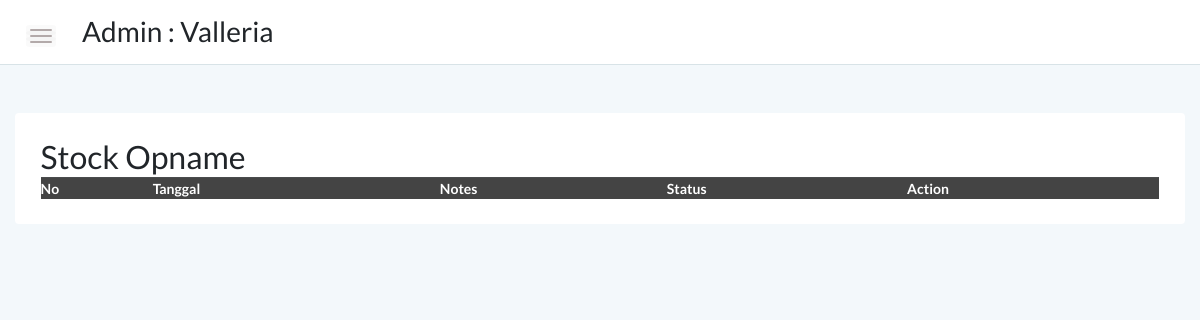
/psg/manager/stock_opname.php (signed in), run on an earlier commit of the app's database.
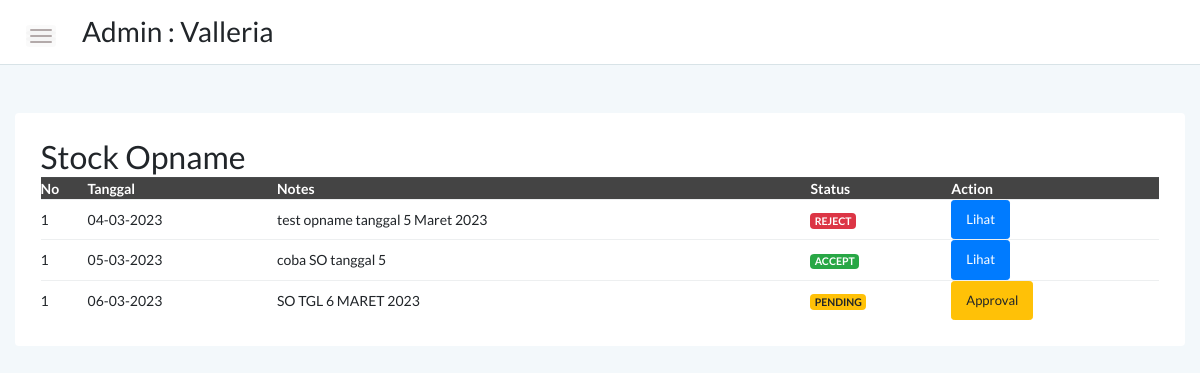
And on a later commit of the database.
### tables this page shows
CREATE TABLE `stock_opname` (
  `id` int(11) NOT NULL,
  `tanggal` datetime NOT NULL,
  `notes` text NOT NULL,
  `status` varchar(20) NOT NULL
);

### psg/manager/stock_opname.php (the view, shortened to what the changed rows need)
<!doctype html>
<html class="no-js" lang="en">
<?php
include '../dbconnect.php';
?>
<head>
    <link rel="stylesheet" href="assets/css/bootstrap.min.css">
    <link rel="stylesheet" href="assets/css/font-awesome.min.css">
    <link rel="stylesheet" href="assets/css/themify-icons.css">
    <link rel="stylesheet" href="assets/css/metisMenu.css">
    <link rel="stylesheet" href="assets/css/owl.carousel.min.css">
    <link rel="stylesheet" href="assets/css/slicknav.min.css">
    <link rel="stylesheet" href="https://www.amcharts.com/lib/3/plugins/export/export.css" type="text/css" media="all" />
    <link rel="stylesheet" type="text/css" href="https://cdn.datatables.net/1.10.19/css/jquery.dataTables.min.css">
    <link rel="stylesheet" type="text/css" href="https://cdn.datatables.net/1.10.19/css/jquery.dataTables.css">
    <link rel="stylesheet" type="text/css" href="https://cdn.datatables.net/1.10.18/css/dataTables.bootstrap4.min.css">
    <link rel="stylesheet" type="text/css" href="https://cdn.datatables.net/responsive/2.2.3/css/responsive.bootstrap.min.css">
    <link rel="stylesheet" type="text/css" href="https://cdn.datatables.net/responsive/2.2.3/css/responsive.jqueryui.min.css">
    <link rel="stylesheet" type="text/css" href="https://cdn.datatables.net/buttons/1.5.2/css/buttons.dataTables.min.css">
    <link rel="stylesheet" href="assets/css/typography1.css">
    <link rel="stylesheet" href="assets/css/default-css.css">
    <link rel="stylesheet" href="assets/css/styles5.css">
    <link rel="stylesheet" href="assets/css/responsive.css">
</head>
<body>
    <div class="page-container">
        <div class="main-content">
            <div class="main-content-inner">
                <div class="row mt-5 mb-5">
                    <div class="col-12">
                        <div class="card">
                            <div class="card-body">
                                <div class="d-sm-flex justify-content-between align-items-center">
                                    <h2>Stock Opname</h2>
                                </div>
                                <div class="datatable-dark table-responsive">
                                    <table id="dataTable3" class="display" style="width:100%">
                                        <thead class="thead-dark">
                                            <tr>
                                                <th>No</th>
                                                <th>Tanggal</th>
                                                <th>Notes</th>
                                                <th>Status</th>
                                                <th>Action</th>
                                            </tr>
                                        </thead>
                                        <tbody>
                                            <?php
                                            $brgs = mysqli_query($conn, "SELECT * from stock_opname");
                                            $no = 1;
                                            while ($p = mysqli_fetch_array($brgs)) {
                                                $id = $p['id'];
                                            ?>
                                                <tr>
                                                    <td><?= $no ?></td>
                                                    <td><?= date('d-m-Y', strtotime($p['tanggal'])) ?></td>
                                                    <td><?= $p['notes'] ?></td>
                                                    <?php
                                                    $bg = 'bg-warning';
                                                    if ($p['status'] == 'reject') {
                                                        $bg = 'bg-danger text-white';
                                                    } else if ($p['status'] == 'accept') {
                                                        $bg = 'bg-success text-white';
                                                    } ?>
                                                    <td><span class="badge <?= $bg ?>"><?= strtoupper($p['status']) ?></span></td>
                                                    <td>
                                                        <?php if ($p['status'] == 'pending') { ?>
                                                            <button type="button" class="btn btn-sm btn-warning" onclick="approvalModal(<?= $id ?>)">Approval</button>
                                                        <?php } else { ?>
                                                            <button type="button" class="btn btn-sm btn-primary" onclick="lihatModal(<?= $id ?>)">Lihat</button>
                                                        <?php } ?>
                                                    </td>
                                                </tr>
                                            <?php } ?>
                                        </tbody>
                                    </table>
                                </div>
                            </div>
                        </div>
                    </div>
                </div>
            </div>
        </div>
    </div>
</body>
</html>

What changed in the data, as far as the page shows it:
added stock_opname: tanggal "04-03-2023", notes "test opname tanggal 5 Maret 2023", status "REJECT"
added stock_opname: tanggal "05-03-2023", notes "coba SO tanggal 5", status "ACCEPT"
added stock_opname: tanggal "06-03-2023", notes "SO TGL 6 MARET 2023", status "PENDING"
